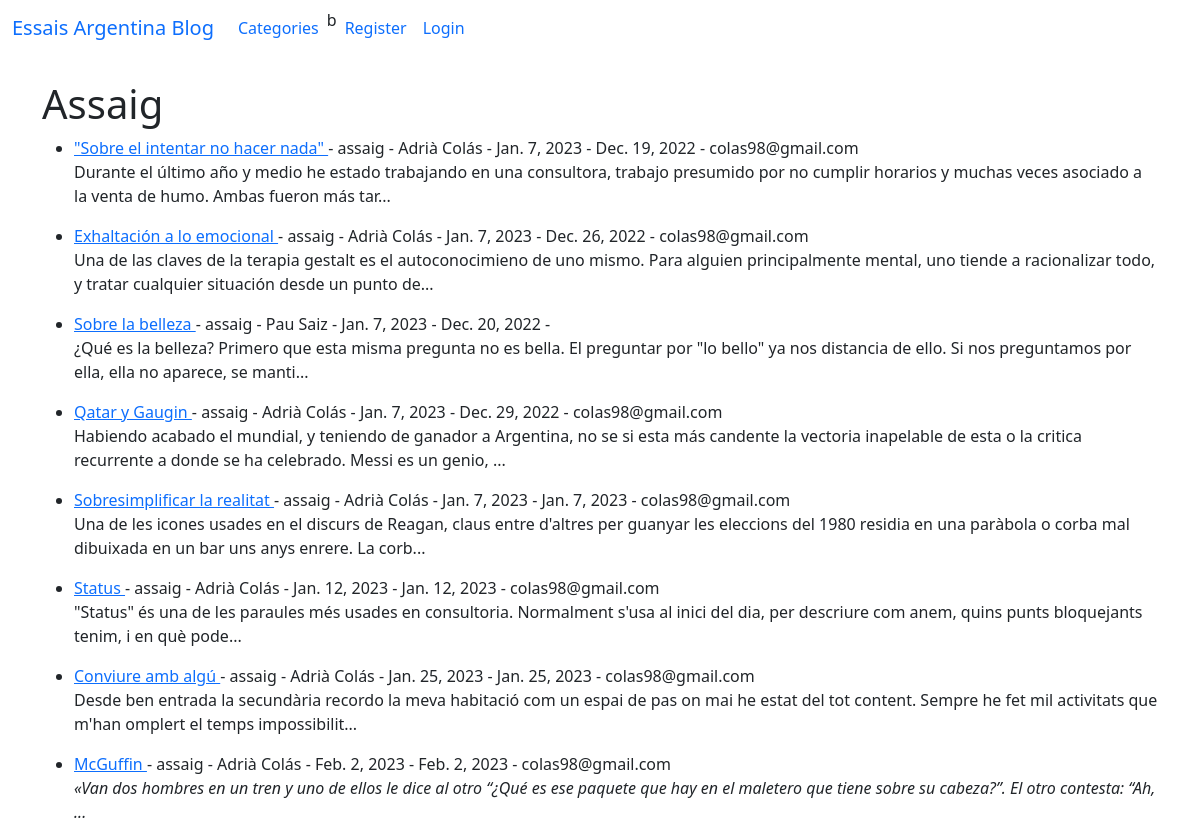
Screenshot of /category/assaig/ with the database file from the repository.
### theblog/models.py (models this page shows, shortened)
class Post(models.Model):
    title = models.CharField(max_length=255)
    header_image = models.ImageField(null=True, blank=True, upload_to = "images/")
    title_tag = models.CharField(max_length=255)
    author = models.ForeignKey(User, on_delete=models.CASCADE)
    body = RichTextField(blank=True, null=True)
    post_date = models.DateField(auto_now_add=True)
    first_post_date = models.DateField(default = date.today())
    category = models.CharField(max_length= 255, default='uncategorized')
    snippet = models.CharField(max_length= 255)
    likes = models.ManyToManyField(User, related_name = 'blog_posts')

### theblog/views.py (the view)
# urls.py: path('category/<str:cats>/', CategoryView, name='category'),
def CategoryView(request, cats):
    category_posts = Post.objects.filter(category=cats.replace('-', ' '))
    return render(request, 'categories.html', {'cats' : cats.title().replace('-', ' '), 'category_posts' : category_posts})

### theblog/templates/categories.html (shortened to what this page needs)
{% extends 'base.html' %}
{% block content %}
{% if category_posts %}
    <h1>{{ cats }}</h1>
    <ul>
    {% for post in category_posts %}
                <li><a href="{% url 'article-detail' post.pk %}"> {{ post.title }} </a>
            - {{ post.category }}
            - {{ post.author.first_name }}
            {{post.author.last_name}} -
            {{post.post_date}} -
            {{post.first_post_date}} -
             {{post.author.email}}<br/>
            {{ post.body|slice:"200" | safe}}...
        </li>
    {% endfor %}
    </ul>
{% else %}
    <h2> Sorry this page does not exists... </h2>
{% endif %}
{% endblock %}

### rows the page displays
Post: title "\"Sobre el intentar no hacer nada\"", category "assaig", author.first_name "Adrià", author.last_name "Colás", post_date "Jan. 7, 2023", first_post_date "Dec. 19, 2022", author.email "colas98@gmail.com", body "Durante el último año y medio he estado trabajando en una consultora, trabajo presumido por no cumplir horarios y muchas veces asociado a la venta de humo. Ambas fueron más tar"
Post: title "Exhaltación a lo emocional", category "assaig", author.first_name "Adrià", author.last_name "Colás", post_date "Jan. 7, 2023", first_post_date "Dec. 26, 2022", author.email "colas98@gmail.com", body "Una de las claves de la terapia gestalt es el autoconocimieno de uno mismo. Para alguien principalmente mental, uno tiende a racionalizar todo, y tratar cualquier situación desde un punto de"
Post: title "Sobre la belleza", category "assaig", author.first_name "Pau", author.last_name "Saiz", post_date "Jan. 7, 2023", first_post_date "Dec. 20, 2022", body "¿Qué es la belleza? Primero que esta misma pregunta no es bella. El preguntar por \"lo bello\" ya nos distancia de ello. Si nos preguntamos por ella, ella no aparece, se manti"
Post: title "Qatar y Gaugin", category "assaig", author.first_name "Adrià", author.last_name "Colás", post_date "Jan. 7, 2023", first_post_date "Dec. 29, 2022", author.email "colas98@gmail.com", body "Habiendo acabado el mundial, y teniendo de ganador a Argentina, no se si esta más candente la vectoria inapelable de esta o la critica recurrente a donde se ha celebrado. Messi es un genio,"
Post: title "Sobresimplificar la realitat", category "assaig", author.first_name "Adrià", author.last_name "Colás", post_date "Jan. 7, 2023", first_post_date "Jan. 7, 2023", author.email "colas98@gmail.com", body "Una de les icones usades en el discurs de Reagan, claus entre d'altres per guanyar les eleccions del 1980 residia en una paràbola o corba mal dibuixada en un bar uns anys enrere. La corb"
Post: title "Status", category "assaig", author.first_name "Adrià", author.last_name "Colás", post_date "Jan. 12, 2023", first_post_date "Jan. 12, 2023", author.email "colas98@gmail.com", body "\"Status\" és una de les paraules més usades en consultoria. Normalment s'usa al inici del dia, per descriure com anem, quins punts bloquejants tenim, i en què pode"
Post: title "Conviure amb algú", category "assaig", author.first_name "Adrià", author.last_name "Colás", post_date "Jan. 25, 2023", first_post_date "Jan. 25, 2023", author.email "colas98@gmail.com", body "Desde ben entrada la secundària recordo la meva habitació com un espai de pas on mai he estat del tot content. Sempre he fet mil activitats que m'han omplert el temps impossibilit"
Post: title "McGuffin", category "assaig", author.first_name "Adrià", author.last_name "Colás", post_date "Feb. 2, 2023", first_post_date "Feb. 2, 2023", author.email "colas98@gmail.com", body "«Van dos hombres en un tren y uno de ellos le dice al otro “¿Qué es ese paquete que hay en el maletero que tiene sobre su cabeza?”. El otro contesta: “Ah,"

### other values shown
{{ cats }} "Assaig"
